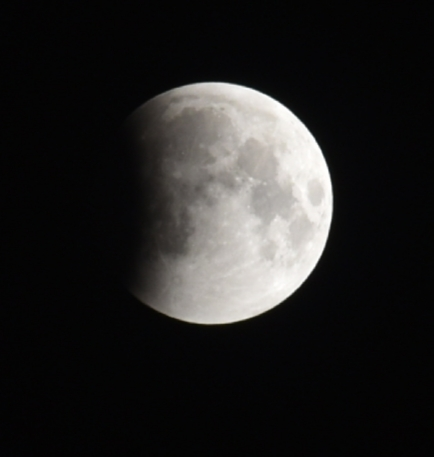
%> input picture MPA/MPA Assignment/Assignment1/moon.jpg, 434 x 457 px
$ octave Assignment1.m   (GNU Octave 9; MATLAB toolbox functions it lacks are replaced by stand-ins)
%> lines starting %> are read from the running program, lines starting %| are printed output that depends on the picture; in (x1, y1, x2, y2) boxes, pixels count from 0 and x2, y2 are one past the last pixel; in counts of white or black regions, pixels touching at a corner belong together; the program's own positions count from 1

pic = rgb2gray(imread('moon.jpg'));
%> pic: size 457x434 uint8; min 1, max 255, mean 35.6

pad = padarray(pic,[1,1],0,'both');

final = zeros(size(pic));
for j=2:435
    for i=2:458
        final(i-1,j-1) = (pad(i-1,j) + pad(i,j-1) + pad(i-1,j+1) + pad(i-1,j-1) + pad(i+1,j-1) + pad(i,j+1) + pad(i+1,j) + pad(i+1,j+1)) - (pad(i,j)*(8));
    end
end
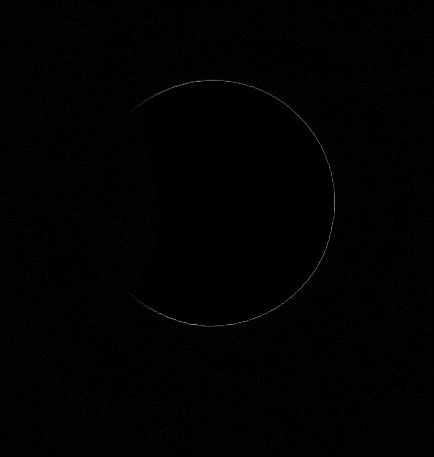
%> final: size 457x434 double; min 0, max 143, mean 1.3

figure(1),imshow(pic);
final = im2uint8(final);
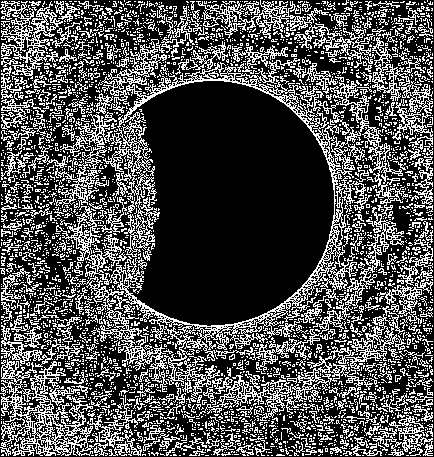
%> final: size 457x434 uint8; 30.9% white in thin lines or dots
final = imsubtract(pic,final);
figure(2),imshow(final);
% final --- sharpened image

z = imhist(final);
%> z = 256 values, max 61283 at index 1, min 0 at index 2, mean 774.8

x = 1;
y = 2;
for i=3:256
    if (z(i) > z(x)) && (z(i) < z(y))
        x = i;
    elseif (z(i) < z(x)) && (z(i) > z(y))
        y = i;
    elseif (z(i) > z(x)) && (z(i) > z(y))
        if (z(x)>z(y))
            y = i;
        else
            x = i;
        end
    end
end
%> after the loop, x = 1; y = 5

thresh = 40;

for j=1:434
    for i=1:457
        if final(i,j) > thresh
            final(i,j) = 255;
        else
            final(i,j) = 0;
        end
    end
end
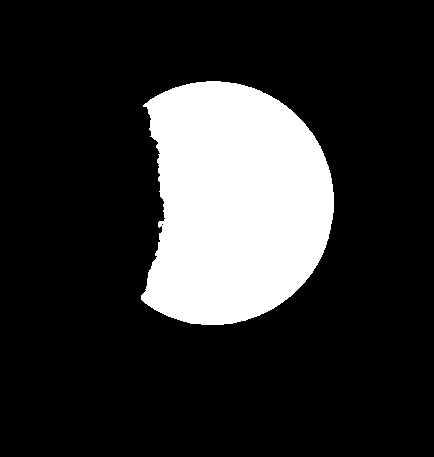
%> final: size 457x434 uint8; 18.6% white; 1 white region, box (x1, y1, x2, y2) and area: (141, 81, 334, 325) 36825


% Labeling

p = final;

label = 0;
for i = 2:457
    for j = 2:434
        if (p(i,j) ~= 0)
            a = p(i-1,j); %Left
            b = p(i,j-1); %top

            if (a==b)
                if (a==0)
                    label = label + 1;
                    p(i,j) = label;

                else
                    p(i,j) = a;
                end
            else
                if (a==0)
                    p(i,j) = b;
                else
                    if (b==0)
                        p(i,j) = a;

                    else
                        if (a<b)
                            p(i,j) = a;
                            p(p==b) = a;
                        else
                            p(i,j) = b;
                            p(p==1) = b;
                        end
                    end
                end


            end
        end
    end
end
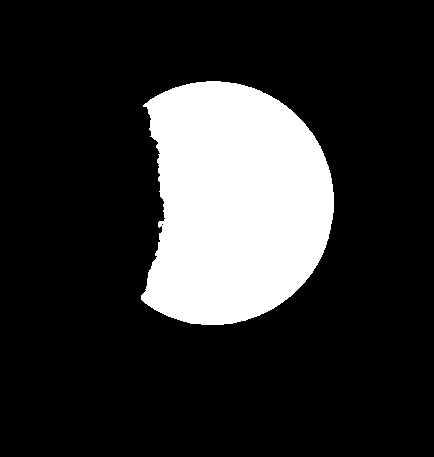
%> p: size 457x434 uint8; values 0 (black) and 1 (white), 18.6% white; 1 white region, box (x1, y1, x2, y2) and area: (141, 81, 334, 325) 36825
%> after the loop, a = 1; b = 1; label = 66

original = p;
label = max(max(original));
%> label = 1
index =2;
count =0;
maxi = 0;
%> (the run ends here)
